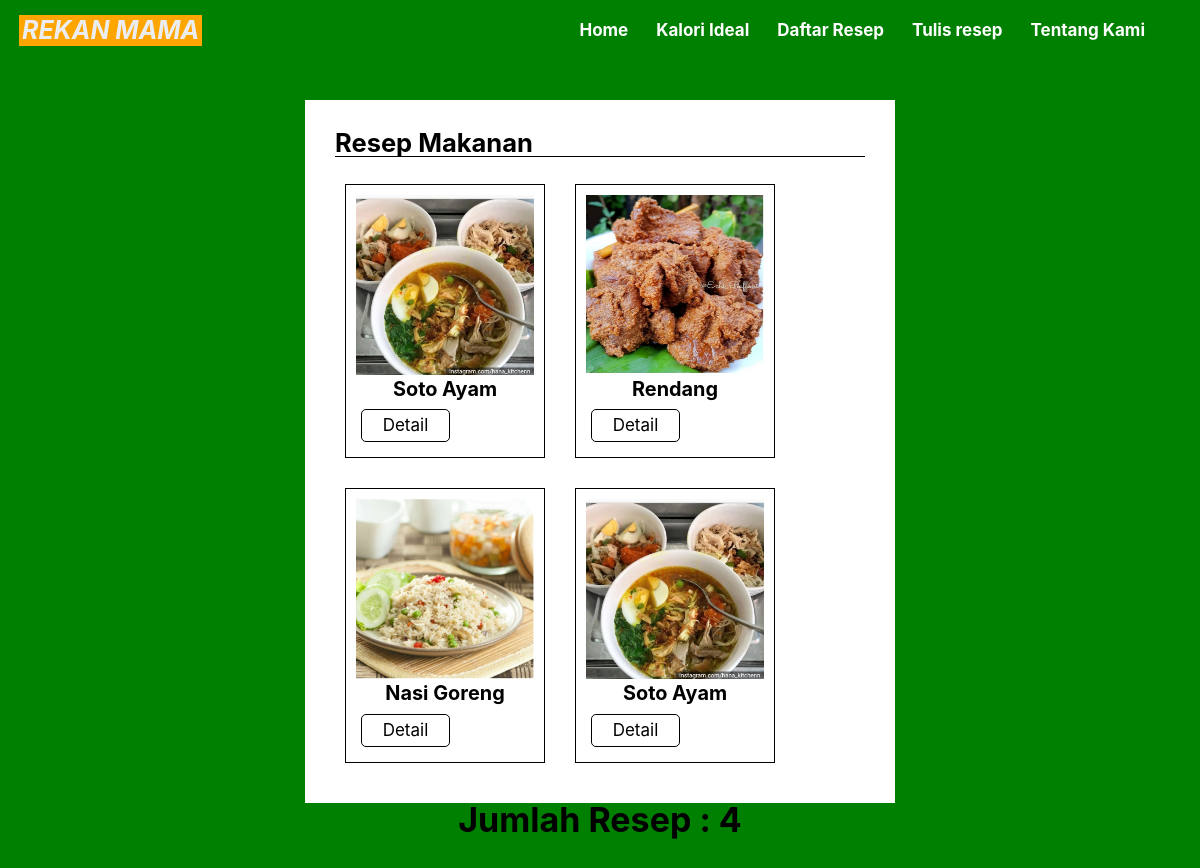
The app's page /resep.php with its own data.
### tables this page shows
CREATE TABLE `uts_resep` (
  `id_resep` int(11) NOT NULL,
  `nama` varchar(50) NOT NULL,
  `nama_resep` varchar(50) NOT NULL,
  `bahan` text NOT NULL,
  `cara` text NOT NULL,
  `foto` varchar(100) NOT NULL
);

### resep.php (the view, shortened to what this page needs)
<!DOCTYPE html>
<?php
include "koneksi.php";
$sql = "SELECT * FROM uts_resep";
$result = mysqli_query($conn, $sql);
?>
<head>
    <link rel="stylesheet" href="assets/style.css">
</head>
<body>
    <?php include "header.php"; ?>
    <div class="s-resep">
        <div class="resep">
            <h2>Resep Makanan</h2>
            <?php
            while ($resep = mysqli_fetch_array($result)) {
            ?>
                <div class="list-resep">
                    <img src="gambar/<?= $resep['foto'] ?>" alt="resep">
                    <h3><?= $resep['nama_resep'] ?></h3>
                    <a href="detailResep.php?ida=<?= $resep['id_resep'] ?>" class="detail">Detail</a>
                </div>
            <?php
            }
            $jumlah = mysqli_num_rows($result);
            ?>
        </div>
        <h1>Jumlah Resep : <?= $jumlah ?></h1>
    </div>
</body>
</html>

### header.php (shortened to what this page needs)
<div class="container">
    <nav class="nav-utama">
        <h3 class="logo">REKAN MAMA</h3>
        <ul class="menu-utama">
            <li class="tombol"><a href="index.php">Home</a></li>
            <li class="tombol"><a href="kalori.php">Kalori Ideal</a></li>
            <li class="tombol"><a href="resep.php">Daftar Resep</a></li>
            <li class="tombol"><a href="tulis-resep.php">Tulis resep</a></li>
            <li class="tombol"><a href="tentang.php">Tentang Kami</a></li>
        </ul>
    </nav>
</div>

### assets/style.css (style rules this page uses)
body { background-color: green; font-family: -apple-system, BlinkMacSystemFont, "Segoe UI", Roboto, "Helvetica Neue", Arial, "Noto Sans", sans-serif, "Apple Color Emoji", "Segoe UI Emoji", "Segoe UI Symbol", "Noto Color Emoji"; font-size: 17px; line-height: 1; }
* { box-sizing: border-box; margin: 0; padding: 0; }
ul { list-style: none; }
.container { margin-left: 19px; position: fixed; width: 95%; max-width: 100%; padding: 0; }
.nav-utama { display: flex; align-items: center; justify-content: space-between; height: 60px; padding: 29px 0; }
.logo { font-style: oblique; font-size: 25px; font-weight: bold; color: rgb(235, 237, 241); background-color: orange; padding: 3px; }
.nav-utama ul { display: flex; }
.nav-utama ul li { padding: 5px; }
.nav-utama ul li a { height: 39px; width: 1500px; padding:5px 9px; text-decoration: none; color: white; font-weight: bold; transition: 0.3s ease; }
.nav-utama ul.menu-utama { flex: inherit; }
.s-resep { display: flex; flex-direction: column; align-items: center; z-index: -5; flex-direction: column; align-items: center; padding: 100px; }
.resep { width: 59%; background-color: white; padding: 25px; overflow: hidden; }
.resep h2 { border-bottom: 1px solid black; margin: 5px; margin-bottom: 12px; }
.list-resep { border: 1px solid black; padding: 10px; float: left; width: 200px; margin: 15px; transition: 0.3s ease; }
.list-resep h3 { text-align: center; margin-bottom: 5px; }
.list-resep img { width: 100%; height: 180px; display: block; margin-bottom: 5px; }
.detail { z-index: 5; text-decoration: none; border: 1px solid black; border-radius: 5px; padding: 7px; display: block; float: left; width: 50%; margin: 5px; text-align: center; color: black; transition: all 0.3s ease; }

### records on screen
uts_resep: foto (picture), nama_resep "Soto Ayam"
uts_resep: foto (picture), nama_resep "Rendang"
uts_resep: foto (picture), nama_resep "Nasi Goreng"
uts_resep: foto (picture), nama_resep "Soto Ayam"

### other values on screen
$jumlah "4"
